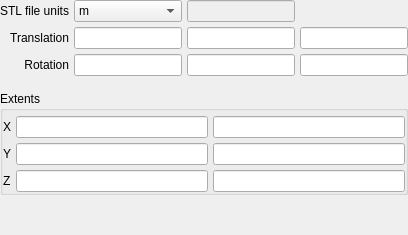
         <widget class="QWidget" name="stl">
          <layout class="QGridLayout" name="gridLayout_11">
           <property name="margin">
            <number>0</number>
           </property>
           <property name="spacing">
            <number>5</number>
           </property>
           <item row="0" column="0">
            <widget class="QLabel" name="label_24">
             <property name="text">
              <string>STL file units</string>
             </property>
             <property name="alignment">
              <set>Qt::AlignRight|Qt::AlignTrailing|Qt::AlignVCenter</set>
             </property>
            </widget>
           </item>
           <item row="1" column="1">
            <widget class="LineEdit" name="lineedit_stl_translation_x"/>
           </item>
           <item row="1" column="2">
            <widget class="LineEdit" name="lineedit_stl_translation_y"/>
           </item>
           <item row="1" column="3">
            <widget class="LineEdit" name="lineedit_stl_translation_z"/>
           </item>
           <item row="2" column="0">
            <widget class="QLabel" name="label_57">
             <property name="text">
              <string>Rotation</string>
             </property>
             <property name="alignment">
              <set>Qt::AlignRight|Qt::AlignTrailing|Qt::AlignVCenter</set>
             </property>
            </widget>
           </item>
           <item row="2" column="1">
            <widget class="LineEdit" name="lineedit_stl_rotation_x"/>
           </item>
           <item row="2" column="3">
            <widget class="LineEdit" name="lineedit_stl_rotation_z"/>
           </item>
           <item row="5" column="0">
            <spacer name="verticalSpacer">
             <property name="orientation">
              <enum>Qt::Vertical</enum>
             </property>
             <property name="sizeHint" stdset="0">
              <size>
               <width>20</width>
               <height>40</height>
              </size>
             </property>
            </spacer>
           </item>
           <item row="0" column="1">
            <widget class="ComboBox" name="combobox_stl_units">
             <property name="currentIndex">
              <number>2</number>
             </property>
             <item>
              <property name="text">
               <string>mm</string>
              </property>
             </item>
             <item>
              <property name="text">
               <string>cm</string>
              </property>
             </item>
             <item>
              <property name="text">
               <string>m</string>
              </property>
             </item>
             <item>
              <property name="text">
               <string>in</string>
              </property>
             </item>
             <item>
              <property name="text">
               <string>ft</string>
              </property>
             </item>
             <item>
              <property name="text">
               <string>custom</string>
              </property>
             </item>
            </widget>
           </item>
           <item row="2" column="2">
            <widget class="LineEdit" name="lineedit_stl_rotation_y"/>
           </item>
           <item row="1" column="0">
            <widget class="QLabel" name="label_25">
             <property name="text">
              <string>Translation</string>
             </property>
             <property name="alignment">
              <set>Qt::AlignRight|Qt::AlignTrailing|Qt::AlignVCenter</set>
             </property>
            </widget>
           </item>
           <item row="3" column="0">
            <spacer name="verticalSpacer_28">
             <property name="orientation">
              <enum>Qt::Vertical</enum>
             </property>
             <property name="sizeType">
              <enum>QSizePolicy::Maximum</enum>
             </property>
             <property name="sizeHint" stdset="0">
              <size>
               <width>20</width>
               <height>10</height>
              </size>
             </property>
            </spacer>
           </item>
           <item row="4" column="0" colspan="4">
            <widget class="QGroupBox" name="groupBox_12">
             <property name="title">
              <string>Extents</string>
             </property>
             <property name="flat">
              <bool>true</bool>
             </property>
             <layout class="QGridLayout" name="gridLayout_32">
              <property name="leftMargin">
               <number>0</number>
              </property>
              <property name="topMargin">
               <number>5</number>
              </property>
              <property name="rightMargin">
               <number>0</number>
              </property>
              <property name="bottomMargin">
               <number>0</number>
              </property>
              <property name="spacing">
               <number>5</number>
              </property>
              <item row="0" column="1">
               <widget class="LineEdit" name="lineedit_stl_extent_x_min">
                <property name="readOnly">
                 <bool>true</bool>
                </property>
               </widget>
              </item>
              <item row="0" column="0">
               <widget class="QLabel" name="label_62">
                <property name="text">
                 <string>X</string>
                </property>
               </widget>
              </item>
              <item row="1" column="1">
               <widget class="LineEdit" name="lineedit_stl_extent_y_min">
                <property name="readOnly">
                 <bool>true</bool>
                </property>
               </widget>
              </item>
              <item row="1" column="2">
               <widget class="LineEdit" name="lineedit_stl_extent_y_max"/>
              </item>
              <item row="0" column="2">
               <widget class="LineEdit" name="lineedit_stl_extent_x_max">
                <property name="readOnly">
                 <bool>true</bool>
                </property>
               </widget>
              </item>
              <item row="2" column="1">
               <widget class="LineEdit" name="lineedit_stl_extent_z_min">
                <property name="readOnly">
                 <bool>true</bool>
                </property>
               </widget>
              </item>
              <item row="2" column="2">
               <widget class="LineEdit" name="lineedit_stl_extent_z_max">
                <property name="readOnly">
                 <bool>true</bool>
                </property>
               </widget>
              </item>
              <item row="1" column="0">
               <widget class="QLabel" name="label_63">
                <property name="text">
                 <string>Y</string>
                </property>
               </widget>
              </item>
              <item row="2" column="0">
               <widget class="QLabel" name="label_64">
                <property name="text">
                 <string>Z</string>
                </property>
               </widget>
              </item>
             </layout>
            </widget>
           </item>
           <item row="0" column="2">
            <widget class="LineEdit" name="lineedit_stl_scale">
             <property name="enabled">
              <bool>false</bool>
             </property>
            </widget>
           </item>
          </layout>
         </widget>
